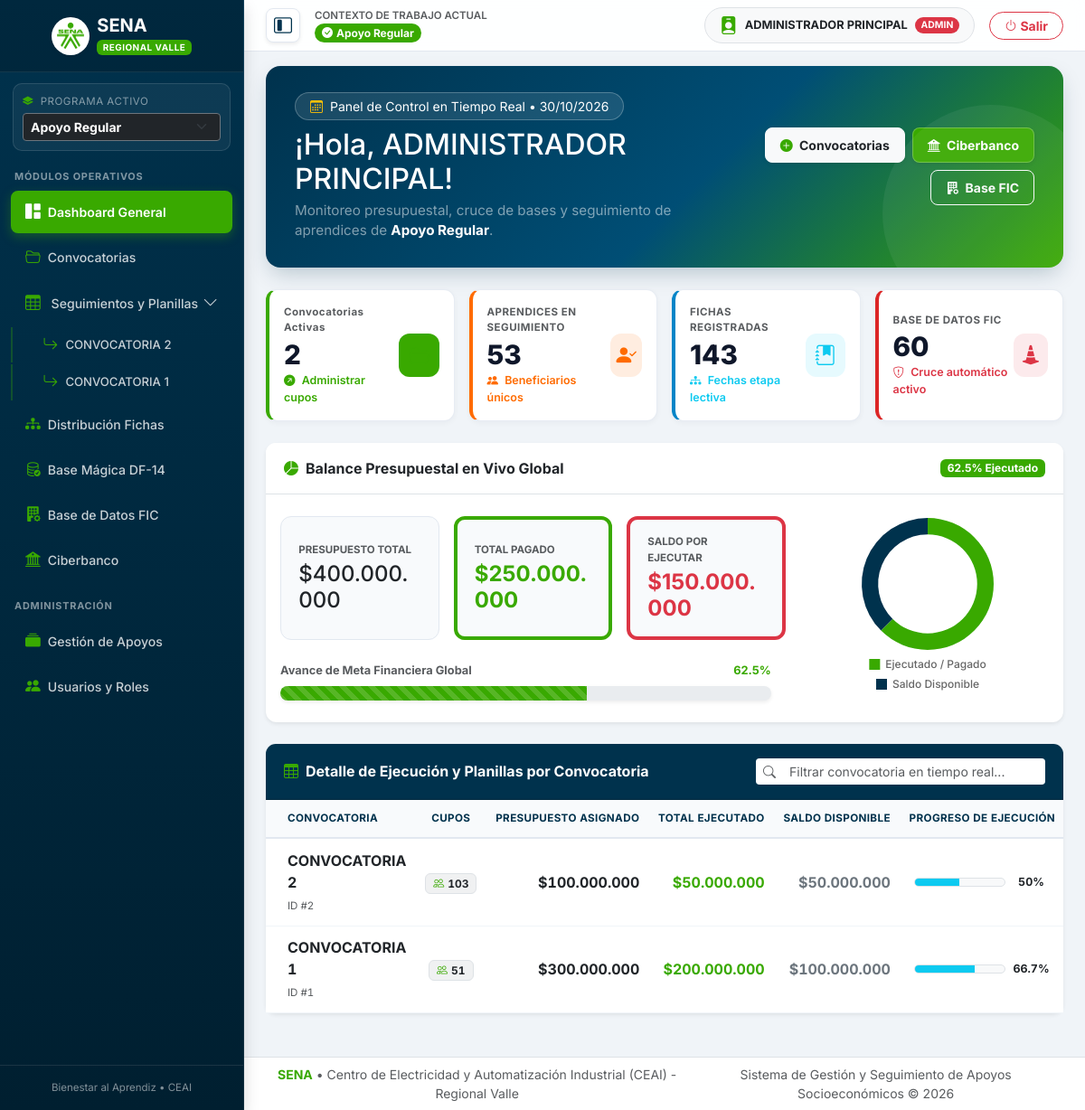
The app's page /index.php (signed in) with its own data.
### tables this page shows
CREATE TABLE `convocatorias` (
  `id` int(10) UNSIGNED NOT NULL,
  `apoyo_id` int(11) DEFAULT 1,
  `nombre` varchar(150) NOT NULL,
  `periodo` varchar(30) NOT NULL,
  `cupos` int(10) UNSIGNED NOT NULL DEFAULT 0,
  `presupuesto` decimal(15,2) NOT NULL DEFAULT 0.00,
  `created_at` timestamp NOT NULL DEFAULT current_timestamp()
);

CREATE TABLE `tipos_apoyo` (
  `id` int(11) NOT NULL,
  `nombre` varchar(150) NOT NULL,
  `descripcion` text DEFAULT NULL,
  `estado` enum('activo','inactivo') DEFAULT 'activo'
);

### index.php (the view, shortened to what the rows shown need)
<?php
require_once 'config/database.php';
require_once 'includes/header.php';
$apoyo_activo_id = $_SESSION['apoyo_activo_id'] ?? 1;
$stmtPresup = $pdo->prepare("SELECT SUM(presupuesto) FROM convocatorias WHERE apoyo_id = ?");
$stmtPresup->execute([$apoyo_activo_id]);
$presupuestoTotal = (float)($stmtPresup->fetchColumn() ?: 0);
$stmtEjec = $pdo->prepare("
    SELECT SUM(m.valor_pagado)
    FROM meses_seguimiento m
    INNER JOIN convocatorias c ON m.convocatoria_id = c.id
    WHERE c.apoyo_id = ?
");
$stmtEjec->execute([$apoyo_activo_id]);
$ejecucionTotal = (float)($stmtEjec->fetchColumn() ?: 0);
$saldoTotalDisponible = $presupuestoTotal - $ejecucionTotal;
$stmtFinanzas = $pdo->prepare("
    SELECT c.id, c.nombre, c.cupos, c.presupuesto,
           COALESCE(SUM(m.valor_pagado), 0) AS total_ejecutado
    FROM convocatorias c
    LEFT JOIN meses_seguimiento m ON c.id = m.convocatoria_id
    WHERE c.apoyo_id = ?
    GROUP BY c.id, c.nombre, c.cupos, c.presupuesto
    ORDER BY c.id DESC
");
$stmtFinanzas->execute([$apoyo_activo_id]);
$desgloseConvocatorias = $stmtFinanzas->fetchAll(PDO::FETCH_ASSOC);
?>
<div class="hero-dashboard mb-4">
    <div class="row align-items-center">
        <div class="col-lg-7">
            <h2 class="fw-extrabold mb-1">¡Hola, <?= htmlspecialchars($_SESSION['nombre']) ?>!</h2>
            <p class="mb-0 text-white-50" style="font-size: 0.95rem;">
                Monitoreo presupuestal, cruce de bases y seguimiento de aprendices de <strong class="text-white"><?= htmlspecialchars($nombre_apoyo_header ?? 'Apoyo Socioeconómico') ?></strong>.
            </p>
        </div>
    </div>
</div>
<div class="card bg-white mb-4 shadow-sm border-0">
    <div class="card-body p-0">
        <div class="table-responsive">
            <table class="table table-hover align-middle mb-0" id="tablaConvDashboard">
                <thead class="table-light">
                    <tr>
                        <th class="ps-4">Convocatoria</th>
                        <th class="text-center">Cupos</th>
                        <th class="text-end">Presupuesto Asignado</th>
                        <th class="text-end">Total Ejecutado</th>
                        <th class="text-end">Saldo Disponible</th>
                        <th class="text-center" style="width: 22%;">Progreso de Ejecución</th>
                    </tr>
                </thead>
                <tbody>
                    <?php foreach ($desgloseConvocatorias as $conv):
                        $presup_conv = (float)$conv['presupuesto'];
                        $ejec_conv = (float)$conv['total_ejecutado'];
                        $saldo_conv = $presup_conv - $ejec_conv;
                        $porc_conv = ($presup_conv > 0) ? min(100, round(($ejec_conv / $presup_conv) * 100, 1)) : 0;
                        $colorBarra = 'warning';
                        if ($porc_conv >= 90) $colorBarra = 'success';
                        elseif ($porc_conv >= 40) $colorBarra = 'info';
                    ?>
                    <tr class="fila-conv-dash">
                        <td class="ps-4">
                            <div class="fw-bold text-dark text-uppercase nombre-conv-item"><?= htmlspecialchars($conv['nombre']) ?></div>
                            <span class="text-muted" style="font-size: 0.72rem;">ID #<?= $conv['id'] ?></span>
                        </td>
                        <td class="text-center">
                            <span class="badge bg-secondary bg-opacity-10 text-dark border px-2 py-1 fw-bold">
                                <i class="bi bi-people me-1 text-success"></i><?= $conv['cupos'] ?>
                            </span>
                        </td>
                        <td class="text-end fw-bold text-dark">
                            <?= $presup_conv > 0 ? '$'.number_format($presup_conv, 0, ',', '.') : '<span class="badge bg-warning text-dark">Sin asignar</span>' ?>
                        </td>
                        <td class="text-end fw-bold text-success">
                            $<?= number_format($ejec_conv, 0, ',', '.') ?>
                        </td>
                        <td class="text-end fw-bold <?= $saldo_conv < 0 ? 'text-danger' : 'text-secondary' ?>">
                            $<?= number_format($saldo_conv, 0, ',', '.') ?>
                        </td>
                        <td class="text-center align-middle px-3">
                            <div class="d-flex align-items-center gap-2">
                                <div class="progress flex-grow-1 bg-light border" style="height: 10px; border-radius: 6px;">
                                    <div class="progress-bar bg-<?= $colorBarra ?>" style="width: <?= $porc_conv ?>%;"></div>
                                </div>
                                <span class="small fw-bold text-dark" style="min-width: 42px; font-size: 0.78rem;"><?= $porc_conv ?>%</span>
                            </div>
                        </td>
                    </tr>
                    <?php endforeach; ?>
                </tbody>
            </table>
        </div>
    </div>
</div>
<script>
document.addEventListener('DOMContentLoaded', function() {
    // 1. Filtro rápido de la tabla de convocatorias
    const inputBuscador = document.getElementById('buscadorConvDashboard');
    if (inputBuscador) {
        inputBuscador.addEventListener('input', function() {
            const termino = this.value.toLowerCase().trim();
            document.querySelectorAll('.fila-conv-dash').forEach(function(fila) {
                const nombre = fila.querySelector('.nombre-conv-item').textContent.toLowerCase();
                fila.style.display = nombre.includes(termino) ? '' : 'none';
            });
        });
    }
    // 2. Gráfico de Dona (Presupuesto Ejecutado vs Disponible)
    const ctxDona = document.getElementById('chartDonaPresupuesto');
    if (ctxDona) {
        const ejecutado = <?= json_encode(max(0, $ejecucionTotal)) ?>;
        const disponible = <?= json_encode(max(0, $saldoTotalDisponible)) ?>;
        const sinPresupuesto = (ejecutado === 0 && disponible === 0) ? 1 : 0;
        new Chart(ctxDona, {
            type: 'doughnut',
            data: {
                labels: ['Ejecutado / Pagado', 'Saldo Disponible'],
                datasets: [{
                    data: sinPresupuesto ? [0, 1] : [ejecutado, disponible],
                    backgroundColor: sinPresupuesto ? ['#E2E8F0', '#E2E8F0'] : ['#39A900', '#00324D'],
                    borderWidth: 0,
                    hoverOffset: 6
                }]
            },
            options: {
                responsive: true,
                maintainAspectRatio: false,
                cutout: '75%',
                plugins: {
                    legend: {
                        position: 'bottom',
                        labels: { boxWidth: 12, font: { size: 12, family: 'Inter', weight: '500' } }
                    },
                    tooltip: {
                        callbacks: {
                            label: function(context) {
                                if (sinPresupuesto) return ' Sin presupuesto registrado';
                                return ' $' + Number(context.raw).toLocaleString('es-CO', {maximumFractionDigits: 0});
                            }
                        }
                    }
                }
            }
        });
    }
});
</script>
<?php require_once 'includes/footer.php'; ?>

### includes/header.php (shortened to what the rows shown need)
<?php
$rol_actual = $_SESSION['rol'] ?? 'visualizador';
$uri_actual = $_SERVER['REQUEST_URI'] ?? '';
if (isset($pdo)) {
    if ($rol_actual === 'admin') {
        $stmtApoyos = $pdo->query("SELECT id, nombre FROM tipos_apoyo WHERE estado = 'activo' ORDER BY id ASC");
        $lista_apoyos = $stmtApoyos->fetchAll(PDO::FETCH_ASSOC);
        $apoyo_activo_id = $_SESSION['apoyo_activo_id'] ?? 1;
    }
    $nombre_apoyo_header = "Apoyo Socioeconómico";
    foreach ($lista_apoyos as $ap_item) {
        if ((int)$ap_item['id'] === (int)$apoyo_activo_id) {
            $nombre_apoyo_header = $ap_item['nombre'];
            break;
        }
    }
    $stmtSidebar = $pdo->prepare("SELECT id, nombre FROM convocatorias WHERE apoyo_id = ? ORDER BY id DESC");
    $stmtSidebar->execute([$apoyo_activo_id]);
    $lista_convocatorias = $stmtSidebar->fetchAll(PDO::FETCH_ASSOC);
} else {
    $lista_apoyos = [];
    $lista_convocatorias = [];
    $apoyo_activo_id = 1;
    $nombre_apoyo_header = "Apoyo Socioeconómico";
}
?>
<!DOCTYPE html>
<html lang="es">
<head>
    <link href="https://cdn.jsdelivr.net/npm/bootstrap@5.3.0/dist/css/bootstrap.min.css" rel="stylesheet">
    <link rel="stylesheet" href="https://cdn.jsdelivr.net/npm/bootstrap-icons@1.10.5/font/bootstrap-icons.css">
    <link rel="stylesheet" href="/seguimiento-regular/assets/css/sena.css?v=2.0">
</head>
<body>
<div class="d-flex" id="wrapper">
    <div class="text-white shadow" id="sidebar-wrapper">
        <div class="flex-grow-1 overflow-auto py-1">
            <div class="mt-1">
                <div class="collapse show" id="menuSeguimiento">
                    <?php foreach ($lista_convocatorias as $c):
                        $conv_activa = (strpos($uri_actual, '/modules/seguimiento/') !== false && isset($_GET['convocatoria_id']) && $_GET['convocatoria_id'] == $c['id']);
                    ?>
                        <a href="/seguimiento-regular/modules/seguimiento/index.php?convocatoria_id=<?= $c['id'] ?>" class="sidebar-link submenu-link <?= $conv_activa ? 'active' : '' ?>">
                            <i class="bi bi-arrow-return-right me-2 text-success"></i>
                            <span class="text-truncate"><?= htmlspecialchars($c['nombre']) ?></span>
                        </a>
                    <?php endforeach; ?>
                </div>
            </div>
        </div>
    </div>
    <div id="page-content-wrapper">
        <nav class="navbar navbar-expand-lg navbar-light top-navbar px-4 py-2 mb-3">
            <div class="container-fluid px-0 d-flex justify-content-between align-items-center">
                <div class="d-flex align-items-center gap-3">
                    <div class="d-none d-sm-block">
                        <div class="fw-bold text-dark d-flex align-items-center gap-2">
                            <span class="badge bg-success rounded-pill px-2 py-1"><i class="bi bi-check-circle-fill me-1"></i><?= htmlspecialchars($nombre_apoyo_header) ?></span>
                        </div>
                    </div>
                </div>
            </div>
        </nav>
        <div class="container-fluid px-4 pb-4 flex-grow-1">

### records on screen
convocatorias: nombre "CONVOCATORIA 2", id "2", cupos "103", presupuesto "100.000.000", ejec_conv "50.000.000", saldo_conv "50.000.000", porc_conv "50"
convocatorias: nombre "CONVOCATORIA 1", id "1", cupos "51", presupuesto "300.000.000", ejec_conv "200.000.000", saldo_conv "100.000.000", porc_conv "66.7"
tipos_apoyo: nombre "Apoyo Regular"

### other values on screen
$nombre_usuario "ADMINISTRADOR PRINCIPAL"
$rol_actual "ADMIN"
$_SESSION['nombre'] "ADMINISTRADOR PRINCIPAL"
$totalConvocatorias "2"
$totalBeneficiariosConvocatorias "53"
$totalFichas "143"
$totalFicGlobal "60"
$porcentajeEjecucion "62.5"
$presupuestoTotal "400.000.000"
$ejecucionTotal "250.000.000"
$saldoTotalDisponible "150.000.000"
form field value "Apoyo Regular"
chart data {{ json_encode(max(0, $ejecucionTotal)) }} 250000000
chart data {{ json_encode(max(0, $saldoTotalDisponible)) }} 150000000
